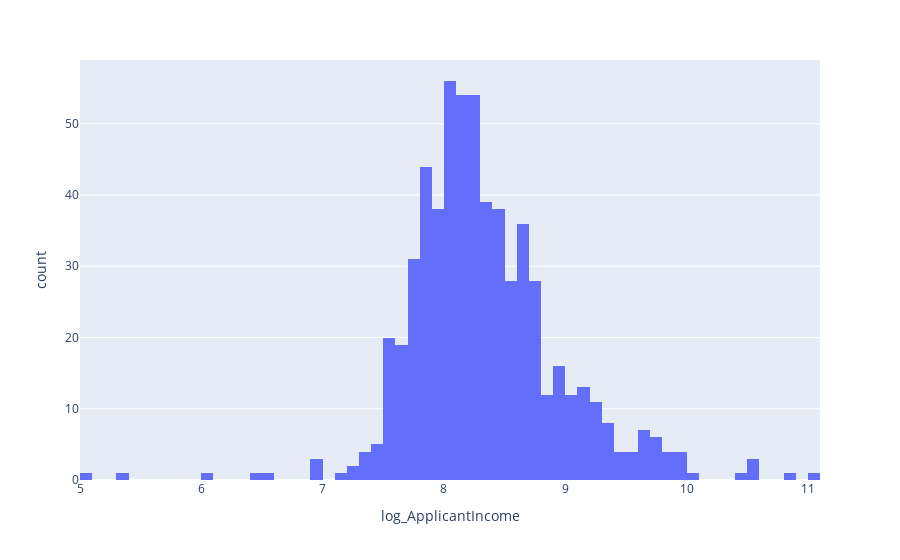

The code cell stored with this chart in its notebook:
### Code cell
fig = px.histogram(df, x= "log_ApplicantIncome")

fig.show()

### Figure 1 — Plotly figure (JSON) as saved in the notebook; plotly's stock layout.template omitted (floating-point values rounded to 4 significant figures; data arrays with more than 128 entries replaced by an {"elided": "..."} marker saying what was removed)
{"data": [{"bingroup": "x", "hovertemplate": "log_ApplicantIncome=%{x}<br>count=%{y}<extra></extra>", "legendgroup": "", "marker": {"color": "#636efa", "pattern": {"shape": ""}}, "name": "", "orientation": "v", "showlegend": false, "type": "histogram", "x": {"elided": "613 float values"}, "xaxis": "x", "yaxis": "y"}], "layout": {"barmode": "relative", "legend": {"tracegroupgap": 0}, "margin": {"t": 60}, "xaxis": {"anchor": "y", "domain": [0, 1], "title": {"text": "log_ApplicantIncome"}}, "yaxis": {"anchor": "x", "domain": [0, 1], "title": {"text": "count"}}}}
